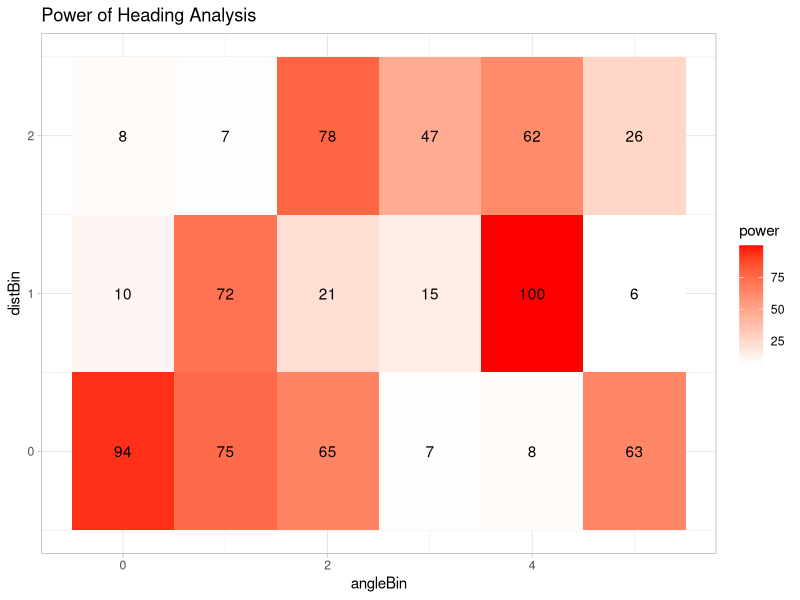
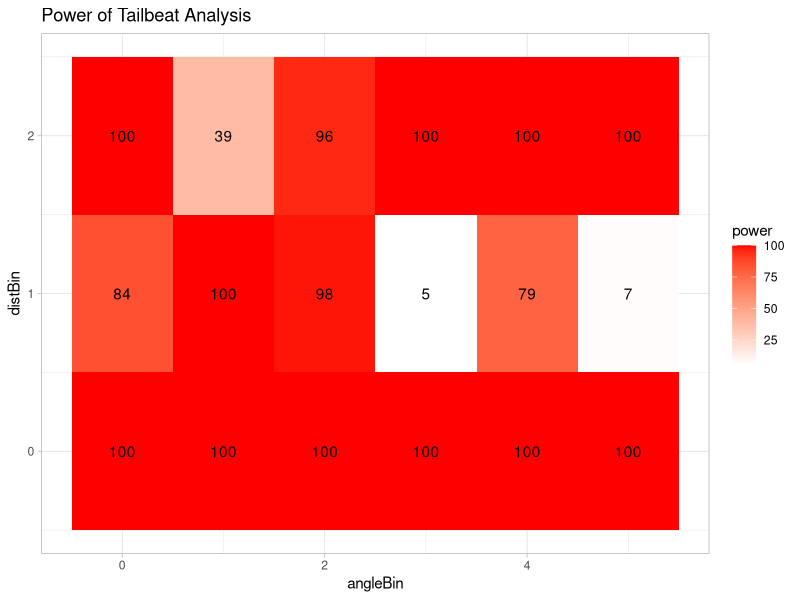

The R script that drew these images, in order:
library(ggplot2)
library(tidyverse)
library(pwr)

power_data <- read.csv("r_power_data.csv")

power_data_close <- power_data %>% filter(distBin < 3 & angleBin != 6)

power_data_close_flow <- power_data_close %>% filter(cond == "F2")
power_data_close_no_flow <- power_data_close %>% filter(cond == "F0")

var(power_data_close$heading)
var(power_data_close$coord)

power_data_summary <- power_data_close %>% group_by(cond,distBin,angleBin) %>%
                                           summarise(headingSD = sd(heading), headingMean = mean(heading),
                                                     coordSD = sd(coord), coordMean = mean(coord),
                                                     headingVar = var(heading), coordVar = var(coord))

#Heading First

eHead <- abs(mean(power_data_close_flow$heading) - mean(power_data_close_no_flow$heading)) / var(power_data_close$heading)
n1Head <- length(power_data_close_flow$cond)
n2Head <- length(power_data_close_no_flow$cond)

pwr.t2n.test(n1 = as.integer(n1Head/30), n2 = as.integer(n2Head/30), d = eHead, sig.level = 0.05)


#Coord next

eCord <- abs(mean(power_data_close_flow$coord) - mean(power_data_close_no_flow$coord)) / var(power_data_close$coord)
n1Cord <- length(power_data_close_flow$cond)
n2Cord <- length(power_data_close_no_flow$cond)

pwr.t2n.test(n1 = as.integer(n1Cord/30), n2 = as.integer(n2Cord/30), d = eCord, sig.level = 0.05)


#Anova??

power_data_close$angleBin <- as.factor(power_data_close$angleBin)
power_data_close$distBin <- as.factor(power_data_close$distBin)

headingAOV <- aov(heading ~ cond:angleBin:distBin, data = power_data_close)
summary(headingAOV)
TukeyHSD(headingAOV)

##Changing them for lots of separate power tests per square

power_data_close_flow <- power_data_close_flow %>% 
                          select(-c(angleBinSize,distBinSize)) %>%
                          pivot_longer(!c(cond,distBin,angleBin), names_to = "data_type", values_to = "value")


power_data_close_flow_sum <- power_data_close_flow %>% 
                              group_by(cond,distBin,angleBin,data_type) %>%
                              summarise(sd = sd(value), mean = mean(value), n = length(value))

power_data_close_no_flow <- power_data_close_no_flow %>% 
                              select(-c(angleBinSize,distBinSize)) %>%
                              pivot_longer(!c(cond,distBin,angleBin), names_to = "data_type", values_to = "value")

power_data_close_no_flow_sum <- power_data_close_no_flow %>% 
                                  group_by(cond,distBin,angleBin,data_type) %>%
                                  summarise(sd = sd(value), mean = mean(value), n = length(value))

#Now join them
joined_df <- left_join(power_data_close_flow_sum,
                       power_data_close_no_flow_sum, 
                       by = c("distBin","angleBin","data_type"),
                       suffix = c("_F2", "_F0"))

#Now get one that matches for the var total

power_data_close_reshape <- power_data_close %>% 
                              select(-c(angleBinSize,distBinSize)) %>%
                              pivot_longer(!c(cond,distBin,angleBin), names_to = "data_type", values_to = "value")

power_data_close_reshape_sum <- power_data_close_reshape %>% 
                                  group_by(distBin,angleBin,data_type) %>%
                                  summarise(var = var(value))

power_data_close_reshape_sum$distBin <- as.numeric(power_data_close_reshape_sum$distBin)-1
power_data_close_reshape_sum$angleBin <- as.numeric(power_data_close_reshape_sum$angleBin)-1

#Now join that to get overall var for each box
joined_df <- left_join(joined_df,
                       power_data_close_reshape_sum, 
                       by = c("distBin","angleBin","data_type"))

#Okay so now calculate the power for each bin

joined_df_final <- joined_df %>%
                    mutate(n_F2 = as.integer(n_F2/30)+2, n_F0 = as.integer(n_F0/30)+2) %>%
                    mutate(e = abs(mean_F2 - mean_F0)/var) %>%
                    mutate(power = 100*pwr.t2n.test(n1 = n_F2, n2 = n_F0, d = e, sig.level = 0.05)$power)

ggplot(joined_df_final %>% filter(data_type=="heading"), aes(angleBin, distBin, fill= power)) + 
  geom_tile()+
  ggtitle("Power of Heading Analysis")+
  geom_text(aes(label = round(power,0))) +
  scale_fill_gradient(low = "white", high = "red")+
  theme_light()

ggplot(joined_df_final %>% filter(data_type=="coord"), aes(angleBin, distBin, fill= power)) + 
  geom_tile()+
  ggtitle("Power of Tailbeat Analysis")+
  geom_text(aes(label = round(power,0))) +
  scale_fill_gradient(low = "white", high = "red")+
  theme_light()

#Okay so basically in every place there is more than enough power

#Actually there is not when I normalize for framerate :(
